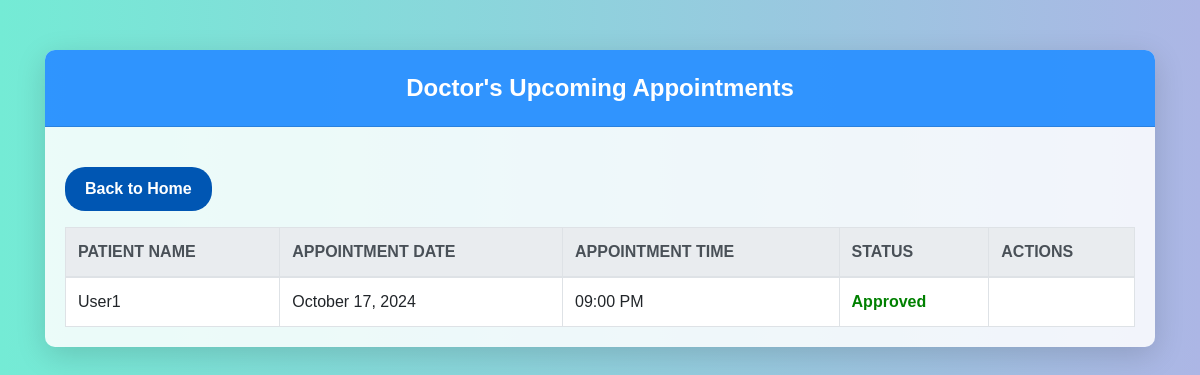
The app's page /doctor_dashboard.php (signed in) with its own data.
### tables this page shows
CREATE TABLE `appointments` (
  `id` int(11) NOT NULL,
  `user_id` int(11) DEFAULT NULL,
  `appointment_date` date NOT NULL,
  `appointment_time` time NOT NULL,
  `created_at` timestamp NOT NULL DEFAULT current_timestamp(),
  `patient_name` varchar(255) DEFAULT NULL,
  `doctor_id` int(11) DEFAULT NULL,
  `email` varchar(255) DEFAULT NULL,
  `phone` varchar(20) DEFAULT NULL,
  `status` enum('Pending','Approved','Cancelled') NOT NULL DEFAULT 'Pending',
  `cancellation_reason` varchar(255) DEFAULT NULL
);

### doctor_dashboard.php (the view, shortened to what this page needs)
<?php
$servername = "localhost";
$username = "root";
$password = "";
$dbname = "doctor_appointment";
$conn = new mysqli($servername, $username, $password, $dbname);
$doctor_user_id = $_SESSION['id'];
$doctor_sql = "SELECT id, name FROM doctors WHERE user_id = ?";
$doctor_stmt = $conn->prepare($doctor_sql);
$doctor_stmt->bind_param("i", $doctor_user_id);
$doctor_stmt->execute();
$doctor_result = $doctor_stmt->get_result();
if ($doctor_result->num_rows === 1) {
    $doctor_row = $doctor_result->fetch_assoc();
    $doctor_id = $doctor_row['id'];
} else {
    echo "Doctor not found!";
    exit;
}
$appointment_sql = "SELECT id, patient_name, appointment_date, appointment_time, status FROM appointments WHERE doctor_id = ?";
$appointment_stmt = $conn->prepare($appointment_sql);
$appointment_stmt->bind_param("i", $doctor_id);
$appointment_stmt->execute();
$appointment_result = $appointment_stmt->get_result();
?>
<!DOCTYPE html>
<html lang="en">
<head>
    <link rel="stylesheet" href="https://stackpath.bootstrapcdn.com/bootstrap/4.5.2/css/bootstrap.min.css">
</head>
<body>
<div class="container">
    <div class="card">
        <div class="card-header">
            Doctor's Upcoming Appointments
        </div>
        <div class="card-body">
            <a href="index.php" class="btn btn-back mb-3">Back to Home</a>
            <?php if ($appointment_result->num_rows > 0): ?>
            <table class="table table-bordered table-hover">
                <thead class="thead-light">
                    <tr>
                        <th>Patient Name</th>
                        <th>Appointment Date</th>
                        <th>Appointment Time</th>
                        <th>Status</th>
                        <th>Actions</th>
                    </tr>
                </thead>
                <tbody>
                    <?php while ($row = $appointment_result->fetch_assoc()): ?>
                    <tr>
                        <td><?php echo htmlspecialchars($row['patient_name']); ?></td>
                        <td><?php echo htmlspecialchars(date('F j, Y', strtotime($row['appointment_date']))); ?></td>
                        <td><?php echo htmlspecialchars(date('h:i A', strtotime($row['appointment_time']))); ?></td>
                        <td>
                            <?php
                            switch ($row['status']) {
                                case 'Approved':
                                    echo '<span class="status-approved">Approved</span>';
                                    break;
                            }
                            ?>
                        </td>
                        <td>
                        </td>
                    </tr>
                    <?php endwhile; ?>
                </tbody>
            </table>
            <?php else: ?>
                <p class="text-center">No appointments found.</p>
            <?php endif; ?>
        </div>
    </div>
</div>
</body>
</html>

### doctor_dashboard.php (style rules this page uses)
body { background: linear-gradient(to right, #74ebd5, #ACB6E5); font-family: 'Arial', sans-serif; color: #f8f9fa; }
.container { margin-top: 50px; }
.card { box-shadow: 0 8px 30px rgba(0, 0, 0, 0.15); border: none; border-radius: 10px; overflow: hidden; background-color: rgba(255, 255, 255, 0.85); }
.card-header { background-color: rgba(0, 123, 255, 0.8); color: white; font-size: 24px; text-align: center; font-weight: bold; padding: 20px; }
.table { background-color: white; margin-bottom: 0; }
.table th { background-color: rgba(0, 123, 255, 0.8); color: white; text-transform: uppercase; }
.status-approved { color: green; font-weight: bold; }
.btn-back { background-color: #0056b3; color: white; border-radius: 20px; padding: 10px 20px; font-weight: bold; border: none; transition: all 0.3s ease; margin-top: 20px; }

### records on screen
appointments: patient_name "User1", appointment_date "October 17, 2024", appointment_time "09:00 PM", status "Approved"
